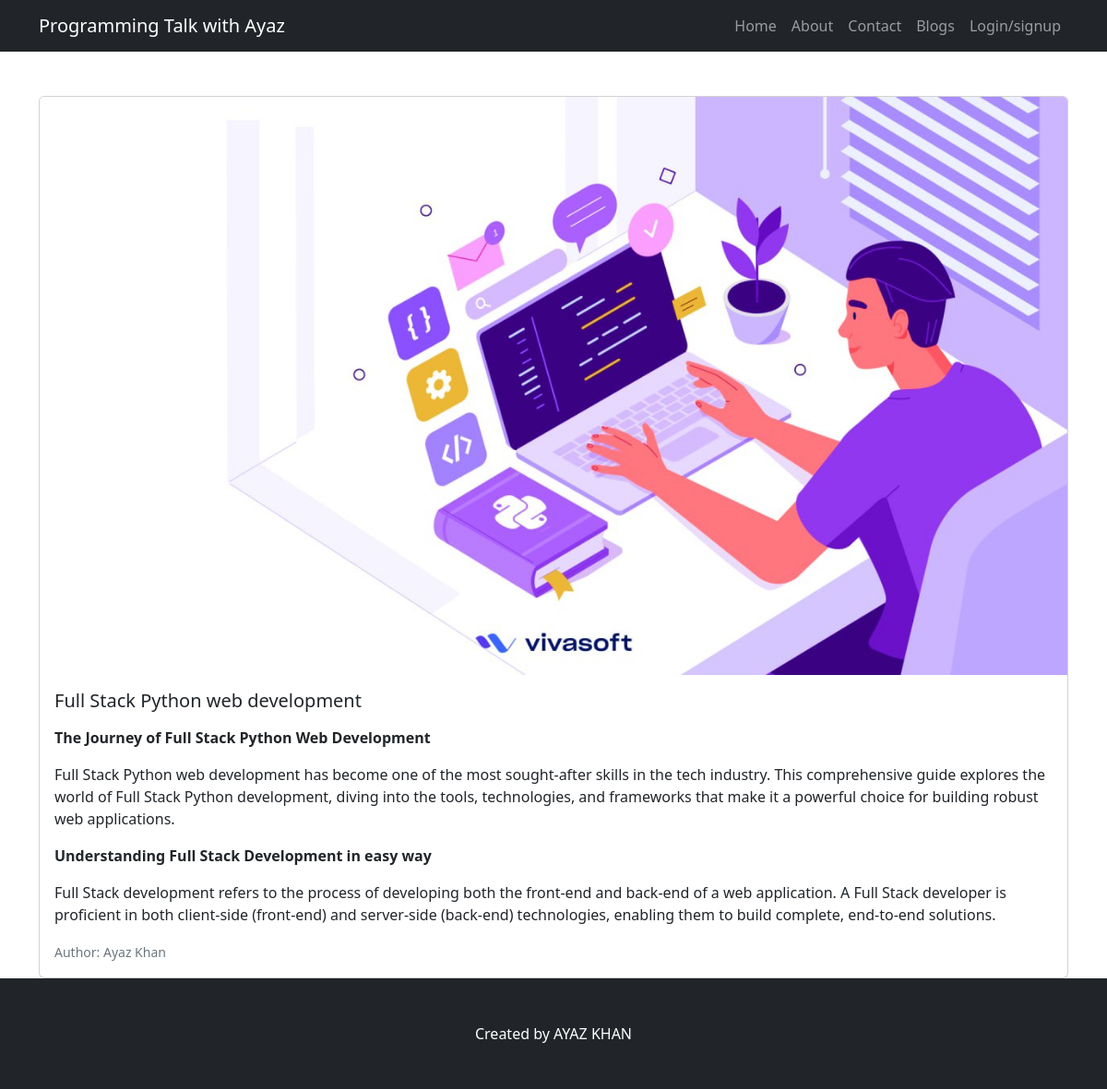
The page /view-blog/Full-Stack-Python-web-development on the database its author committed.
### blog/models.py (models this page shows, shortened)
class Blog(models.Model):
    user = models.ForeignKey(CustomUser, on_delete=models.CASCADE, null=True, blank=True)
    category = models.ForeignKey(Category, on_delete=models.CASCADE, null=True, blank=True)
    title = models.CharField(max_length=100, null=True, blank= True)
    author_name = models.CharField(max_length=100, null=True, blank=True)
    description = RichTextField(blank=True, null=True)
    image = models.ImageField(upload_to='blog/', null=True, blank=True)
    is_featured = models.BooleanField(default=False, null=True, blank=True)
    created_at = models.DateTimeField(auto_now_add=True)
    slug = models.SlugField(unique=True, blank=True, null=True)

### blog/views.py (the view)
# urls.py: path('view-blog/<str:slug>', views.view_blog, name='view-blog'),
def view_blog(request, slug):
    view_obj = get_object_or_404(Blog, slug=slug)
    context = {
        'view_obj': view_obj
    }
    return render(request, 'view-blog.html', context)

### blog/templates/view-blog.html (shortened to what this page needs)
{% extends 'base.html' %}
{% block content %}
<div class="container mt-5">
    <div class="card">
        <img src="{{view_obj.image.url}}" class="card-img-top" alt="...">
        <div class="card-body">
            <h5 class="card-title">{{view_obj.title}}</h5>
            <p class="card-text">{{view_obj.description|safe}}</p>
            <p class="card-text"><small class="text-muted">Author: {{view_obj.author_name}}</small></p>
        </div>
    </div>
</div>
{% endblock %}

### rows shown on the page
Blog: image (picture), title "Full Stack Python web development", description "The Journey of Full Stack Python Web Development Full Stack Python web development has become one of the most sought-after skills in the tech industry. This comprehensive guide explores the world of Full Stack Python development, diving into the tools, technologies, and frameworks that make it a powerful choice for building robust web applications. Understanding Full Stack Development in easy way Full Stack development refers to the process of developing both the front-end and back-end of a web application. A Full Stack developer is proficient in both client-side (front-end) and server-side (back-end) technologies, enabling them to build complete, end-to-end solutions.", author_name "Ayaz Khan"
